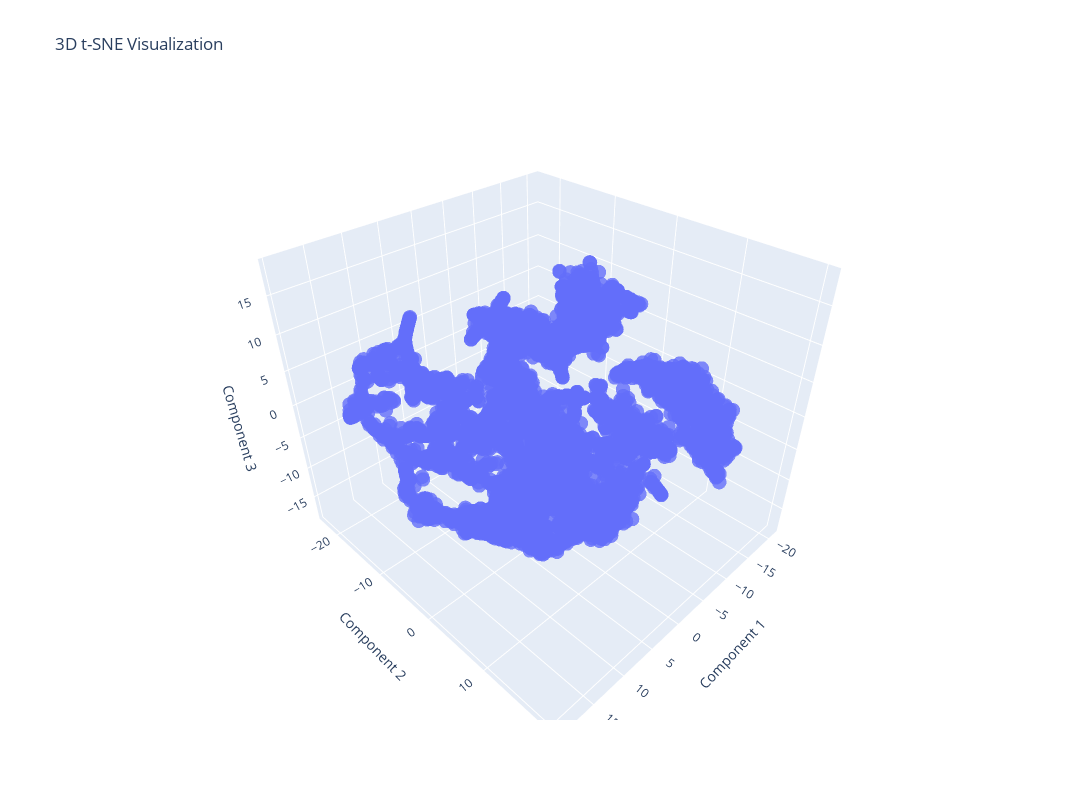

The cell this chart's notebook holds for it:
### Code cell
import plotly.graph_objects as go
trace = go.Scatter3d(
    x=tsne_results_3D[:, 0],
    y=tsne_results_3D[:, 1],
    z=tsne_results_3D[:, 2],
    mode='markers',
    marker=dict(
        size=5,  # Adjust marker size as needed
        opacity=0.8,  # Adjust marker opacity as needed
    )
)

# Create the layout for the plot
layout = go.Layout(
    title="3D t-SNE Visualization",
    width=1200,  # Set width in pixels
    height=800,
    scene=dict(
        xaxis_title='Component 1',
        yaxis_title='Component 2',
        zaxis_title='Component 3'
    )
)

# Combine the trace and layout into a figure
fig = go.Figure(data=[trace], layout=layout)

# Display the interactive plot
fig.show()

### Figure 1 — Plotly figure (JSON) as saved in the notebook; plotly's stock layout.template omitted (floating-point values rounded to 4 significant figures; data arrays with more than 128 entries replaced by an {"elided": "..."} marker saying what was removed)
{"data": [{"marker": {"opacity": 0.8, "size": 5}, "mode": "markers", "type": "scatter3d", "x": {"elided": "5600 float values"}, "y": {"elided": "5600 float values"}, "z": {"elided": "5600 float values"}}], "layout": {"height": 800, "scene": {"xaxis": {"title": {"text": "Component 1"}}, "yaxis": {"title": {"text": "Component 2"}}, "zaxis": {"title": {"text": "Component 3"}}}, "title": {"text": "3D t-SNE Visualization"}, "width": 1200}}
